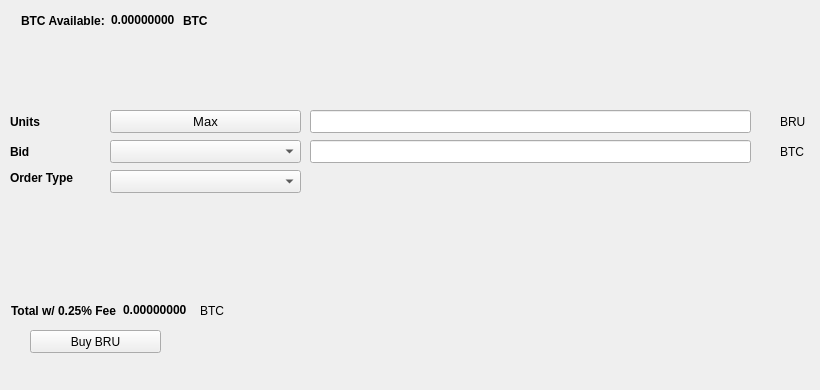
   <widget class="QWidget" name="BuyTab">
    <attribute name="title">
     <string>Buy</string>
    </attribute>
    <widget class="QPushButton" name="BuyBRU">
     <property name="geometry">
      <rect>
       <x>30</x>
       <y>330</y>
       <width>131</width>
       <height>23</height>
      </rect>
     </property>
     <property name="text">
      <string>Buy BRU</string>
     </property>
     <property name="icon">
      <iconset resource="../brewhaust.qrc">
       <normaloff>:/icons/bitcoin</normaloff>:/icons/bitcoin</iconset>
     </property>
    </widget>
    <widget class="QLabel" name="label_3">
     <property name="geometry">
      <rect>
       <x>10</x>
       <y>110</y>
       <width>46</width>
       <height>23</height>
      </rect>
     </property>
     <property name="font">
      <font>
       <weight>75</weight>
       <bold>true</bold>
      </font>
     </property>
     <property name="text">
      <string>Units</string>
     </property>
    </widget>
    <widget class="QLineEdit" name="UnitsInput">
     <property name="geometry">
      <rect>
       <x>310</x>
       <y>110</y>
       <width>441</width>
       <height>23</height>
      </rect>
     </property>
     <property name="font">
      <font>
       <pointsize>9</pointsize>
       <weight>75</weight>
       <bold>true</bold>
      </font>
     </property>
    </widget>
    <widget class="QLineEdit" name="BuyBidPriceEdit">
     <property name="geometry">
      <rect>
       <x>310</x>
       <y>140</y>
       <width>441</width>
       <height>23</height>
      </rect>
     </property>
     <property name="font">
      <font>
       <pointsize>9</pointsize>
       <weight>75</weight>
       <bold>true</bold>
      </font>
     </property>
    </widget>
    <widget class="QLabel" name="label_4">
     <property name="geometry">
      <rect>
       <x>780</x>
       <y>110</y>
       <width>31</width>
       <height>23</height>
      </rect>
     </property>
     <property name="text">
      <string>BRU</string>
     </property>
    </widget>
    <widget class="QLabel" name="label_5">
     <property name="geometry">
      <rect>
       <x>780</x>
       <y>140</y>
       <width>31</width>
       <height>23</height>
      </rect>
     </property>
     <property name="text">
      <string>BTC</string>
     </property>
    </widget>
    <widget class="QLabel" name="label_6">
     <property name="geometry">
      <rect>
       <x>10</x>
       <y>140</y>
       <width>46</width>
       <height>23</height>
      </rect>
     </property>
     <property name="font">
      <font>
       <weight>75</weight>
       <bold>true</bold>
      </font>
     </property>
     <property name="text">
      <string>Bid</string>
     </property>
    </widget>
    <widget class="QLabel" name="label_7">
     <property name="geometry">
      <rect>
       <x>10</x>
       <y>170</y>
       <width>91</width>
       <height>16</height>
      </rect>
     </property>
     <property name="font">
      <font>
       <weight>75</weight>
       <bold>true</bold>
      </font>
     </property>
     <property name="text">
      <string>Order Type</string>
     </property>
    </widget>
    <widget class="QPushButton" name="Buy_Max_Amount">
     <property name="geometry">
      <rect>
       <x>110</x>
       <y>110</y>
       <width>191</width>
       <height>23</height>
      </rect>
     </property>
     <property name="font">
      <font>
       <pointsize>10</pointsize>
      </font>
     </property>
     <property name="text">
      <string>Max</string>
     </property>
    </widget>
    <widget class="QComboBox" name="BuyBidcomboBox">
     <property name="geometry">
      <rect>
       <x>110</x>
       <y>140</y>
       <width>191</width>
       <height>23</height>
      </rect>
     </property>
     <property name="font">
      <font>
       <pointsize>10</pointsize>
      </font>
     </property>
    </widget>
    <widget class="QComboBox" name="buyOrdertypeCombo">
     <property name="geometry">
      <rect>
       <x>110</x>
       <y>170</y>
       <width>191</width>
       <height>23</height>
      </rect>
     </property>
     <property name="font">
      <font>
       <pointsize>10</pointsize>
      </font>
     </property>
    </widget>
    <widget class="QWidget" name="layoutWidget1">
     <property name="geometry">
      <rect>
       <x>21</x>
       <y>11</y>
       <width>227</width>
       <height>19</height>
      </rect>
     </property>
     <layout class="QHBoxLayout" name="horizontalLayout_3">
      <item>
       <widget class="QLabel" name="label232">
        <property name="font">
         <font>
          <weight>75</weight>
          <bold>true</bold>
         </font>
        </property>
        <property name="text">
         <string>BTC Available:</string>
        </property>
       </widget>
      </item>
      <item>
       <widget class="QLabel" name="BtcAvailableLbl">
        <property name="palette">
         <palette>
          <active>
           <colorrole role="WindowText">
            <brush brushstyle="SolidPattern">
             <color alpha="255">
              <red>0</red>
              <green>0</green>
              <blue>0</blue>
             </color>
            </brush>
           </colorrole>
           <colorrole role="Button">
            <brush brushstyle="SolidPattern">
             <color alpha="255">
              <red>0</red>
              <green>170</green>
              <blue>0</blue>
             </color>
            </brush>
           </colorrole>
           <colorrole role="Light">
            <brush brushstyle="SolidPattern">
             <color alpha="255">
              <red>0</red>
              <green>255</green>
              <blue>0</blue>
             </color>
            </brush>
           </colorrole>
           <colorrole role="Midlight">
            <brush brushstyle="SolidPattern">
             <color alpha="255">
              <red>0</red>
              <green>212</green>
              <blue>0</blue>
             </color>
            </brush>
           </colorrole>
           <colorrole role="Dark">
            <brush brushstyle="SolidPattern">
             <color alpha="255">
              <red>0</red>
              <green>85</green>
              <blue>0</blue>
             </color>
            </brush>
           </colorrole>
           <colorrole role="Mid">
            <brush brushstyle="SolidPattern">
             <color alpha="255">
              <red>0</red>
              <green>113</green>
              <blue>0</blue>
             </color>
            </brush>
           </colorrole>
           <colorrole role="Text">
            <brush brushstyle="SolidPattern">
             <color alpha="255">
              <red>0</red>
              <green>170</green>
              <blue>0</blue>
             </color>
            </brush>
           </colorrole>
           <colorrole role="BrightText">
            <brush brushstyle="SolidPattern">
             <color alpha="255">
              <red>255</red>
              <green>255</green>
              <blue>255</blue>
             </color>
            </brush>
           </colorrole>
           <colorrole role="ButtonText">
            <brush brushstyle="SolidPattern">
             <color alpha="255">
              <red>0</red>
              <green>0</green>
              <blue>0</blue>
             </color>
            </brush>
           </colorrole>
           <colorrole role="Base">
            <brush brushstyle="SolidPattern">
             <color alpha="255">
              <red>255</red>
              <green>255</green>
              <blue>255</blue>
             </color>
            </brush>
           </colorrole>
           <colorrole role="Window">
            <brush brushstyle="SolidPattern">
             <color alpha="255">
              <red>0</red>
              <green>170</green>
              <blue>0</blue>
             </color>
            </brush>
           </colorrole>
           <colorrole role="Shadow">
            <brush brushstyle="SolidPattern">
             <color alpha="255">
              <red>0</red>
              <green>0</green>
              <blue>0</blue>
             </color>
            </brush>
           </colorrole>
           <colorrole role="AlternateBase">
            <brush brushstyle="SolidPattern">
             <color alpha="255">
              <red>127</red>
              <green>212</green>
              <blue>127</blue>
             </color>
            </brush>
           </colorrole>
           <colorrole role="ToolTipBase">
            <brush brushstyle="SolidPattern">
             <color alpha="255">
              <red>255</red>
              <green>255</green>
              <blue>220</blue>
             </color>
            </brush>
           </colorrole>
           <colorrole role="ToolTipText">
            <brush brushstyle="SolidPattern">
             <color alpha="255">
              <red>0</red>
              <green>0</green>
              <blue>0</blue>
             </color>
            </brush>
           </colorrole>
          </active>
          <inactive>
           <colorrole role="WindowText">
            <brush brushstyle="SolidPattern">
             <color alpha="255">
              <red>0</red>
              <green>0</green>
              <blue>0</blue>
             </color>
            </brush>
           </colorrole>
           <colorrole role="Button">
            <brush brushstyle="SolidPattern">
             <color alpha="255">
              <red>0</red>
              <green>170</green>
              <blue>0</blue>
             </color>
            </brush>
           </colorrole>
           <colorrole role="Light">
            <brush brushstyle="SolidPattern">
             <color alpha="255">
              <red>0</red>
              <green>255</green>
              <blue>0</blue>
             </color>
            </brush>
           </colorrole>
           <colorrole role="Midlight">
            <brush brushstyle="SolidPattern">
             <color alpha="255">
              <red>0</red>
              <green>212</green>
              <blue>0</blue>
             </color>
            </brush>
           </colorrole>
           <colorrole role="Dark">
            <brush brushstyle="SolidPattern">
             <color alpha="255">
              <red>0</red>
              <green>85</green>
              <blue>0</blue>
             </color>
            </brush>
           </colorrole>
           <colorrole role="Mid">
            <brush brushstyle="SolidPattern">
             <color alpha="255">
              <red>0</red>
              <green>113</green>
              <blue>0</blue>
             </color>
            </brush>
           </colorrole>
           <colorrole role="Text">
            <brush brushstyle="SolidPattern">
             <color alpha="255">
              <red>0</red>
              <green>170</green>
              <blue>0</blue>
             </color>
            </brush>
           </colorrole>
           <colorrole role="BrightText">
            <brush brushstyle="SolidPattern">
             <color alpha="255">
              <red>255</red>
              <green>255</green>
              <blue>255</blue>
             </color>
            </brush>
           </colorrole>
           <colorrole role="ButtonText">
            <brush brushstyle="SolidPattern">
             <color alpha="255">
              <red>0</red>
              <green>0</green>
              <blue>0</blue>
             </color>
            </brush>
           </colorrole>
           <colorrole role="Base">
            <brush brushstyle="SolidPattern">
             <color alpha="255">
              <red>255</red>
              <green>255</green>
              <blue>255</blue>
             </color>
            </brush>
           </colorrole>
           <colorrole role="Window">
            <brush brushstyle="SolidPattern">
             <color alpha="255">
              <red>0</red>
              <green>170</green>
              <blue>0</blue>
             </color>
            </brush>
           </colorrole>
           <colorrole role="Shadow">
            <brush brushstyle="SolidPattern">
             <color alpha="255">
              <red>0</red>
              <green>0</green>
              <blue>0</blue>
             </color>
            </brush>
           </colorrole>
           <colorrole role="AlternateBase">
            <brush brushstyle="SolidPattern">
             <color alpha="255">
              <red>127</red>
              <green>212</green>
              <blue>127</blue>
             </color>
            </brush>
           </colorrole>
           <colorrole role="ToolTipBase">
            <brush brushstyle="SolidPattern">
             <color alpha="255">
              <red>255</red>
              <green>255</green>
              <blue>220</blue>
             </color>
            </brush>
           </colorrole>
           <colorrole role="ToolTipText">
            <brush brushstyle="SolidPattern">
             <color alpha="255">
              <red>0</red>
              <green>0</green>
              <blue>0</blue>
             </color>
            </brush>
           </colorrole>
          </inactive>
          <disabled>
           <colorrole role="WindowText">
            <brush brushstyle="SolidPattern">
             <color alpha="255">
              <red>0</red>
              <green>85</green>
              <blue>0</blue>
             </color>
            </brush>
           </colorrole>
           <colorrole role="Button">
            <brush brushstyle="SolidPattern">
             <color alpha="255">
              <red>0</red>
              <green>170</green>
              <blue>0</blue>
             </color>
            </brush>
           </colorrole>
           <colorrole role="Light">
            <brush brushstyle="SolidPattern">
             <color alpha="255">
              <red>0</red>
              <green>255</green>
              <blue>0</blue>
             </color>
            </brush>
           </colorrole>
           <colorrole role="Midlight">
            <brush brushstyle="SolidPattern">
             <color alpha="255">
              <red>0</red>
              <green>212</green>
              <blue>0</blue>
             </color>
            </brush>
           </colorrole>
           <colorrole role="Dark">
            <brush brushstyle="SolidPattern">
             <color alpha="255">
              <red>0</red>
              <green>85</green>
              <blue>0</blue>
             </color>
            </brush>
           </colorrole>
           <colorrole role="Mid">
            <brush brushstyle="SolidPattern">
             <color alpha="255">
              <red>0</red>
              <green>113</green>
              <blue>0</blue>
             </color>
            </brush>
           </colorrole>
           <colorrole role="Text">
            <brush brushstyle="SolidPattern">
             <color alpha="255">
              <red>0</red>
              <green>85</green>
              <blue>0</blue>
             </color>
            </brush>
           </colorrole>
           <colorrole role="BrightText">
            <brush brushstyle="SolidPattern">
             <color alpha="255">
              <red>255</red>
              <green>255</green>
              <blue>255</blue>
             </color>
            </brush>
           </colorrole>
           <colorrole role="ButtonText">
            <brush brushstyle="SolidPattern">
             <color alpha="255">
              <red>0</red>
              <green>85</green>
              <blue>0</blue>
             </color>
            </brush>
           </colorrole>
           <colorrole role="Base">
            <brush brushstyle="SolidPattern">
             <color alpha="255">
              <red>0</red>
              <green>170</green>
              <blue>0</blue>
             </color>
            </brush>
           </colorrole>
           <colorrole role="Window">
            <brush brushstyle="SolidPattern">
             <color alpha="255">
              <red>0</red>
              <green>170</green>
              <blue>0</blue>
             </color>
            </brush>
           </colorrole>
           <colorrole role="Shadow">
            <brush brushstyle="SolidPattern">
             <color alpha="255">
              <red>0</red>
              <green>0</green>
              <blue>0</blue>
             </color>
            </brush>
           </colorrole>
           <colorrole role="AlternateBase">
            <brush brushstyle="SolidPattern">
             <color alpha="255">
              <red>0</red>
              <green>170</green>
              <blue>0</blue>
             </color>
            </brush>
           </colorrole>
           <colorrole role="ToolTipBase">
            <brush brushstyle="SolidPattern">
             <color alpha="255">
              <red>255</red>
              <green>255</green>
              <blue>220</blue>
             </color>
            </brush>
           </colorrole>
           <colorrole role="ToolTipText">
            <brush brushstyle="SolidPattern">
             <color alpha="255">
              <red>0</red>
              <green>0</green>
              <blue>0</blue>
             </color>
            </brush>
           </colorrole>
          </disabled>
         </palette>
        </property>
        <property name="font">
         <font>
          <weight>75</weight>
          <bold>true</bold>
         </font>
        </property>
        <property name="text">
         <string>0.00000000</string>
        </property>
        <property name="textInteractionFlags">
         <set>Qt::LinksAccessibleByMouse|Qt::TextSelectableByKeyboard|Qt::TextSelectableByMouse</set>
        </property>
       </widget>
      </item>
      <item>
       <widget class="QLabel" name="BtcAvailableLbl_2">
        <property name="font">
         <font>
          <weight>75</weight>
          <bold>true</bold>
         </font>
        </property>
        <property name="text">
         <string>BTC</string>
        </property>
       </widget>
      </item>
     </layout>
    </widget>
    <widget class="QWidget" name="layoutWidge2">
     <property name="geometry">
      <rect>
       <x>11</x>
       <y>301</y>
       <width>259</width>
       <height>19</height>
      </rect>
     </property>
     <layout class="QHBoxLayout" name="horizontalLayout_4">
      <item>
       <widget class="QLabel" name="label_9">
        <property name="font">
         <font>
          <weight>75</weight>
          <bold>true</bold>
         </font>
        </property>
        <property name="text">
         <string>Total w/ 0.25% Fee</string>
        </property>
       </widget>
      </item>
      <item>
       <widget class="QLabel" name="BuyCostLabel">
        <property name="palette">
         <palette>
          <active>
           <colorrole role="WindowText">
            <brush brushstyle="SolidPattern">
             <color alpha="255">
              <red>0</red>
              <green>0</green>
              <blue>0</blue>
             </color>
            </brush>
           </colorrole>
           <colorrole role="Button">
            <brush brushstyle="SolidPattern">
             <color alpha="255">
              <red>0</red>
              <green>170</green>
              <blue>0</blue>
             </color>
            </brush>
           </colorrole>
           <colorrole role="Light">
            <brush brushstyle="SolidPattern">
             <color alpha="255">
              <red>0</red>
              <green>255</green>
              <blue>0</blue>
             </color>
            </brush>
           </colorrole>
           <colorrole role="Midlight">
            <brush brushstyle="SolidPattern">
             <color alpha="255">
              <red>0</red>
              <green>212</green>
              <blue>0</blue>
             </color>
            </brush>
           </colorrole>
           <colorrole role="Dark">
            <brush brushstyle="SolidPattern">
             <color alpha="255">
              <red>0</red>
              <green>85</green>
              <blue>0</blue>
             </color>
            </brush>
           </colorrole>
           <colorrole role="Mid">
            <brush brushstyle="SolidPattern">
             <color alpha="255">
              <red>0</red>
              <green>113</green>
              <blue>0</blue>
             </color>
            </brush>
           </colorrole>
           <colorrole role="Text">
            <brush brushstyle="SolidPattern">
             <color alpha="255">
              <red>0</red>
              <green>170</green>
              <blue>0</blue>
             </color>
            </brush>
           </colorrole>
           <colorrole role="BrightText">
            <brush brushstyle="SolidPattern">
             <color alpha="255">
              <red>255</red>
              <green>255</green>
              <blue>255</blue>
             </color>
            </brush>
           </colorrole>
           <colorrole role="ButtonText">
            <brush brushstyle="SolidPattern">
             <color alpha="255">
              <red>0</red>
              <green>0</green>
              <blue>0</blue>
             </color>
            </brush>
           </colorrole>
           <colorrole role="Base">
            <brush brushstyle="SolidPattern">
             <color alpha="255">
              <red>255</red>
              <green>255</green>
              <blue>255</blue>
             </color>
            </brush>
           </colorrole>
           <colorrole role="Window">
            <brush brushstyle="SolidPattern">
             <color alpha="255">
              <red>0</red>
              <green>170</green>
              <blue>0</blue>
             </color>
            </brush>
           </colorrole>
           <colorrole role="Shadow">
            <brush brushstyle="SolidPattern">
             <color alpha="255">
              <red>0</red>
              <green>0</green>
              <blue>0</blue>
             </color>
            </brush>
           </colorrole>
           <colorrole role="AlternateBase">
            <brush brushstyle="SolidPattern">
             <color alpha="255">
              <red>127</red>
              <green>212</green>
              <blue>127</blue>
             </color>
            </brush>
           </colorrole>
           <colorrole role="ToolTipBase">
            <brush brushstyle="SolidPattern">
             <color alpha="255">
              <red>255</red>
              <green>255</green>
              <blue>220</blue>
             </color>
            </brush>
           </colorrole>
           <colorrole role="ToolTipText">
            <brush brushstyle="SolidPattern">
             <color alpha="255">
              <red>0</red>
              <green>0</green>
              <blue>0</blue>
             </color>
            </brush>
           </colorrole>
          </active>
          <inactive>
           <colorrole role="WindowText">
            <brush brushstyle="SolidPattern">
             <color alpha="255">
              <red>0</red>
              <green>0</green>
              <blue>0</blue>
             </color>
            </brush>
           </colorrole>
           <colorrole role="Button">
            <brush brushstyle="SolidPattern">
             <color alpha="255">
              <red>0</red>
              <green>170</green>
              <blue>0</blue>
             </color>
            </brush>
           </colorrole>
           <colorrole role="Light">
            <brush brushstyle="SolidPattern">
             <color alpha="255">
              <red>0</red>
              <green>255</green>
              <blue>0</blue>
             </color>
            </brush>
           </colorrole>
           <colorrole role="Midlight">
            <brush brushstyle="SolidPattern">
             <color alpha="255">
              <red>0</red>
              <green>212</green>
              <blue>0</blue>
             </color>
            </brush>
           </colorrole>
           <colorrole role="Dark">
            <brush brushstyle="SolidPattern">
             <color alpha="255">
              <red>0</red>
              <green>85</green>
              <blue>0</blue>
             </color>
            </brush>
           </colorrole>
           <colorrole role="Mid">
            <brush brushstyle="SolidPattern">
             <color alpha="255">
              <red>0</red>
              <green>113</green>
              <blue>0</blue>
             </color>
            </brush>
           </colorrole>
           <colorrole role="Text">
            <brush brushstyle="SolidPattern">
             <color alpha="255">
              <red>0</red>
              <green>170</green>
              <blue>0</blue>
             </color>
            </brush>
           </colorrole>
           <colorrole role="BrightText">
            <brush brushstyle="SolidPattern">
             <color alpha="255">
              <red>255</red>
              <green>255</green>
              <blue>255</blue>
             </color>
            </brush>
           </colorrole>
           <colorrole role="ButtonText">
            <brush brushstyle="SolidPattern">
             <color alpha="255">
              <red>0</red>
              <green>0</green>
              <blue>0</blue>
             </color>
            </brush>
           </colorrole>
           <colorrole role="Base">
            <brush brushstyle="SolidPattern">
             <color alpha="255">
              <red>255</red>
              <green>255</green>
              <blue>255</blue>
             </color>
            </brush>
           </colorrole>
           <colorrole role="Window">
            <brush brushstyle="SolidPattern">
             <color alpha="255">
              <red>0</red>
              <green>170</green>
              <blue>0</blue>
             </color>
            </brush>
           </colorrole>
           <colorrole role="Shadow">
            <brush brushstyle="SolidPattern">
             <color alpha="255">
              <red>0</red>
              <green>0</green>
              <blue>0</blue>
             </color>
            </brush>
           </colorrole>
           <colorrole role="AlternateBase">
            <brush brushstyle="SolidPattern">
             <color alpha="255">
              <red>127</red>
              <green>212</green>
              <blue>127</blue>
             </color>
            </brush>
           </colorrole>
           <colorrole role="ToolTipBase">
            <brush brushstyle="SolidPattern">
             <color alpha="255">
              <red>255</red>
              <green>255</green>
              <blue>220</blue>
             </color>
            </brush>
           </colorrole>
           <colorrole role="ToolTipText">
            <brush brushstyle="SolidPattern">
             <color alpha="255">
              <red>0</red>
              <green>0</green>
              <blue>0</blue>
             </color>
            </brush>
           </colorrole>
          </inactive>
          <disabled>
           <colorrole role="WindowText">
            <brush brushstyle="SolidPattern">
             <color alpha="255">
              <red>0</red>
              <green>85</green>
              <blue>0</blue>
             </color>
            </brush>
           </colorrole>
           <colorrole role="Button">
            <brush brushstyle="SolidPattern">
             <color alpha="255">
              <red>0</red>
              <green>170</green>
              <blue>0</blue>
             </color>
            </brush>
           </colorrole>
           <colorrole role="Light">
            <brush brushstyle="SolidPattern">
             <color alpha="255">
              <red>0</red>
              <green>255</green>
              <blue>0</blue>
             </color>
            </brush>
           </colorrole>
           <colorrole role="Midlight">
            <brush brushstyle="SolidPattern">
             <color alpha="255">
              <red>0</red>
              <green>212</green>
              <blue>0</blue>
             </color>
            </brush>
           </colorrole>
           <colorrole role="Dark">
            <brush brushstyle="SolidPattern">
             <color alpha="255">
              <red>0</red>
              <green>85</green>
              <blue>0</blue>
             </color>
            </brush>
           </colorrole>
           <colorrole role="Mid">
            <brush brushstyle="SolidPattern">
             <color alpha="255">
              <red>0</red>
              <green>113</green>
              <blue>0</blue>
             </color>
            </brush>
           </colorrole>
           <colorrole role="Text">
            <brush brushstyle="SolidPattern">
             <color alpha="255">
              <red>0</red>
              <green>85</green>
              <blue>0</blue>
             </color>
            </brush>
           </colorrole>
           <colorrole role="BrightText">
            <brush brushstyle="SolidPattern">
             <color alpha="255">
              <red>255</red>
              <green>255</green>
              <blue>255</blue>
             </color>
            </brush>
           </colorrole>
           <colorrole role="ButtonText">
            <brush brushstyle="SolidPattern">
             <color alpha="255">
              <red>0</red>
              <green>85</green>
              <blue>0</blue>
             </color>
            </brush>
           </colorrole>
           <colorrole role="Base">
            <brush brushstyle="SolidPattern">
             <color alpha="255">
              <red>0</red>
              <green>170</green>
              <blue>0</blue>
             </color>
            </brush>
           </colorrole>
           <colorrole role="Window">
            <brush brushstyle="SolidPattern">
             <color alpha="255">
              <red>0</red>
              <green>170</green>
              <blue>0</blue>
             </color>
            </brush>
           </colorrole>
           <colorrole role="Shadow">
            <brush brushstyle="SolidPattern">
             <color alpha="255">
              <red>0</red>
              <green>0</green>
              <blue>0</blue>
             </color>
            </brush>
           </colorrole>
           <colorrole role="AlternateBase">
            <brush brushstyle="SolidPattern">
             <color alpha="255">
              <red>0</red>
              <green>170</green>
              <blue>0</blue>
             </color>
            </brush>
           </colorrole>
           <colorrole role="ToolTipBase">
            <brush brushstyle="SolidPattern">
             <color alpha="255">
              <red>255</red>
              <green>255</green>
              <blue>220</blue>
             </color>
            </brush>
           </colorrole>
           <colorrole role="ToolTipText">
            <brush brushstyle="SolidPattern">
             <color alpha="255">
              <red>0</red>
              <green>0</green>
              <blue>0</blue>
             </color>
            </brush>
           </colorrole>
          </disabled>
         </palette>
        </property>
        <property name="font">
         <font>
          <weight>75</weight>
          <bold>true</bold>
         </font>
        </property>
        <property name="autoFillBackground">
         <bool>false</bool>
        </property>
        <property name="text">
         <string>0.00000000</string>
        </property>
        <property name="textInteractionFlags">
         <set>Qt::LinksAccessibleByMouse|Qt::TextSelectableByMouse</set>
        </property>
       </widget>
      </item>
      <item>
       <widget class="QLabel" name="label_10">
        <property name="font">
         <font>
          <weight>50</weight>
          <bold>false</bold>
         </font>
        </property>
        <property name="text">
         <string>BTC</string>
        </property>
       </widget>
      </item>
     </layout>
    </widget>
    <widget class="QLabel" name="label_24">
     <property name="geometry">
      <rect>
       <x>460</x>
       <y>300</y>
       <width>281</width>
       <height>81</height>
      </rect>
     </property>
     <property name="text">
      <string/>
     </property>
     <property name="pixmap">
      <pixmap>:/images/bittrex</pixmap>
     </property>
    </widget>
   </widget>
